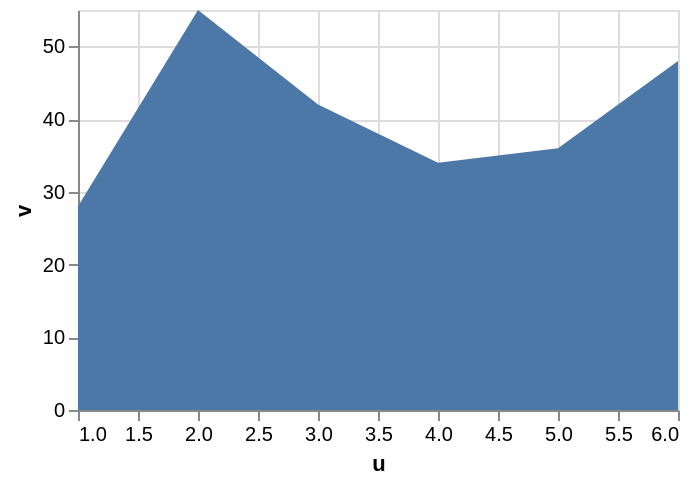

The specification (Vega-Lite) saved for this image:
### Vega-Lite specification from a JSON file in a GitHub repository (floating-point values rounded to 4 significant figures)
{"$schema": "https://vega.github.io/schema/vega-lite/v6.json", "width": 300, "height": 200, "params": [{"name": "interpolate", "value": "linear", "bind": {"input": "select", "options": ["basis", "cardinal", "catmull-rom", "linear", "monotone", "natural", "step", "step-after", "step-before"]}}, {"name": "tension", "value": 0, "bind": {"input": "range", "min": 0, "max": 1, "step": 0.05}}], "data": {"values": [{"u": 1, "v": 28}, {"u": 2, "v": 55}, {"u": 3, "v": 42}, {"u": 4, "v": 34}, {"u": 5, "v": 36}, {"u": 6, "v": 48}]}, "mark": {"type": "area", "interpolate": {"expr": "interpolate"}, "tension": {"expr": "tension"}}, "encoding": {"x": {"field": "u", "type": "quantitative"}, "y": {"field": "v", "type": "quantitative"}}}
